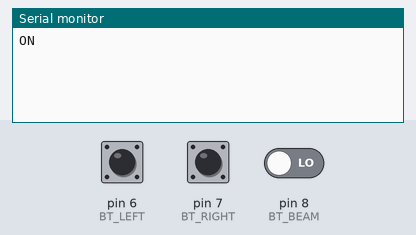
Recording of a sketch running on a simulated Arduino Uno, built with avr-gcc and run on an emulated ATmega328P. On the bench: the last lines printed to the serial monitor. Inputs (shaded band) come from the test bench; at power-on: pin 6 (BT_LEFT) LOW, pin 7 (BT_RIGHT) LOW, pin 8 (BT_BEAM) LOW.

Above: at 1.2 s.
1.3 s: pin 6 (BT_LEFT) pulled HIGH for 0.15 s
At 2.3 s:
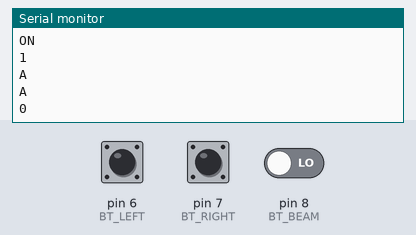
2.9 s: pin 7 (BT_RIGHT) pulled HIGH for 0.15 s
At 3.01 s:
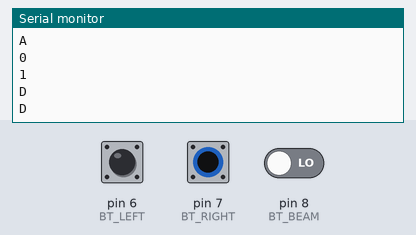
4.5 s: pin 8 (BT_BEAM) driven HIGH
At 4.7 s:
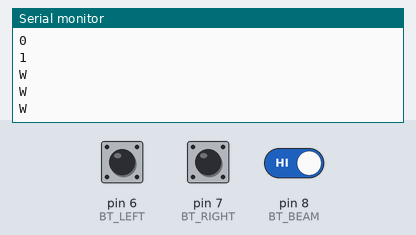

Measured:
- after the input at 1.3 s, the serial monitor: prints a new line at once (image 1)
- after the input at 2.9 s, the serial monitor: prints a new line at once (image 2)
- after the input at 4.5 s, the serial monitor: prints a new line at once (image 3)

The sketch:

buttons_space.ino
```cpp
#define LED_PIN 4
#define BT_LEFT 6
#define BT_RIGHT 7
#define BT_BEAM 8

#define MIN_INTERVAL 100

int STOP = false;
int LED_STATE = 0;
int INTERVAL = 20;
int OLD = millis();
int BT_LEFT_LASTPRESS = millis();
int BT_RIGHT_LASTPRESS = millis();
int BT_UP_LASTPRESS = millis();
int BT_UP_LAST_STATUS = LOW;
int BT_LEFT_LAST_STATUS = LOW;
int BT_RIGHT_LAST_STATUS = LOW;
void setup () {
    pinMode(BT_LEFT, INPUT);
    pinMode(BT_RIGHT, INPUT);
    pinMode(BT_BEAM, INPUT);
    Serial.begin(9600);
    Serial.println("ON");
    //Keyboard.begin();
}

void loop () {

 if(STOP == false){
    int btup = digitalRead(BT_BEAM); // Read button state
    if(btup == HIGH){
      int btup_now = millis();
      if(btup_now - MIN_INTERVAL >= BT_UP_LASTPRESS){
        if(BT_UP_LAST_STATUS == LOW) Serial.println("1");
        BT_UP_LAST_STATUS = HIGH;
        Serial.println("W");
        BT_UP_LASTPRESS = millis();
      }
    }
  else{
      if(BT_UP_LAST_STATUS == HIGH) Serial.println("0");
      BT_UP_LAST_STATUS = LOW;
    }

    int btleft = digitalRead(BT_LEFT); // Read button state
    if(btleft == HIGH){
      int btleft_now = millis();
      if(btleft_now - MIN_INTERVAL >= BT_LEFT_LASTPRESS){
        if(BT_LEFT_LAST_STATUS == LOW) Serial.println("1");
        BT_LEFT_LAST_STATUS = HIGH;
        Serial.println("A");
        BT_LEFT_LASTPRESS = millis();
        //Keyboard.press(KEY_LEFT_ARROW);
      }
    }
    else{
      if(BT_LEFT_LAST_STATUS == HIGH) Serial.println("0");
      BT_LEFT_LAST_STATUS = LOW;
    }

    int btright = digitalRead(BT_RIGHT); // Read button state
    if(btright == HIGH){
      int btright_now = millis();
      if(btright_now - MIN_INTERVAL >= BT_RIGHT_LASTPRESS){
        if(BT_RIGHT_LAST_STATUS == LOW) Serial.println("1");
        BT_RIGHT_LAST_STATUS = HIGH;
        Serial.println("D");
        BT_RIGHT_LASTPRESS = millis();
        //Keyboard.press(KEY_RIGHT_ARROW);
      }
    }
    else{
      if(BT_RIGHT_LAST_STATUS == HIGH) Serial.println("0");
      BT_RIGHT_LAST_STATUS = LOW;
    }
 }
}
```
